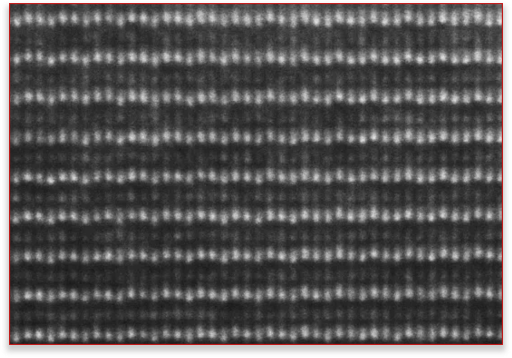
#> input picture LuFeO3/Images/Picture2.png, 512 x 358 px, found by its file name
$ jupyter execute --allow-errors LFODemo.ipynb   (shell and % lines are left out)
#> lines starting #> are read from the running program, lines starting #| are printed output that depends on the picture
<a href="https://colab.research.google.com/github/jiananwu72/Defect-Detection/blob/main/LFODemo.ipynb" target="_parent"></a>

[cell 1]
import numpy as np
import matplotlib.pylab as plt
import sys

if 'google.colab' in sys.modules:
    from google.colab import output
    output.enable_custom_widget_manager()
    from google.colab import drive

import sys
sys.path.insert(0, '../../')
sys.path.insert(0, '../../../sidpy')
import sidpy


import pyTEMlib
import pyTEMlib.file_tools      # File input/ output library
import pyTEMlib.image_tools

[cell 2]
from google.colab import drive
#> (the rest of this cell did not finish here and is left out)

[cell 3]
from PIL import Image
import matplotlib.pyplot as plt

# Change for each pictures
img_path = '/content/drive/MyDrive/Data/LFO/Picture2.png'
img = Image.open(img_path).convert('L')
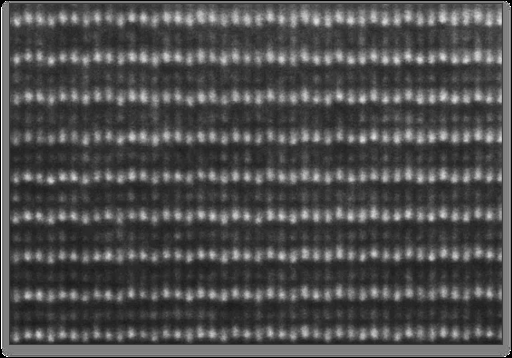
#> img: PIL image 512x358 L; min 0, max 255, mean 77.8
image = np.array(img).astype(np.float32)
image = image

plt.imshow(image)
plt.show()
